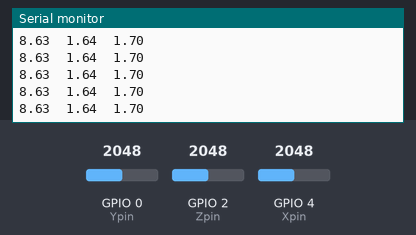
The sketch below on a simulated ESP32. Parts: the last lines printed to the serial monitor. The inputs (shaded band) are chosen by the test bench; at power-on: GPIO 0 (Ypin) = 2048, GPIO 2 (Zpin) = 2048, GPIO 4 (Xpin) = 2048.

Above: at 1.2 s.
1.3 s: GPIO 0 (Ypin) set to 2866
At 1.9 s:
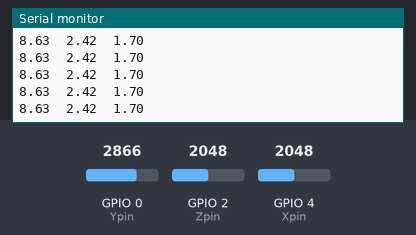
2.8 s: GPIO 2 (Zpin) set to 2866
At 3.7 s:
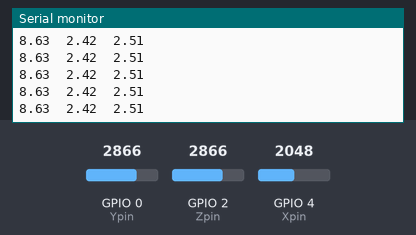
4.3 s: GPIO 4 (Xpin) set to 2866
At 5.4 s:
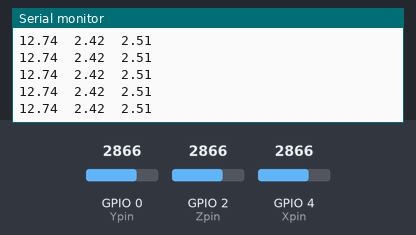
5.8 s: GPIO 0 (Ypin) set to 3603
At 6.3 s:
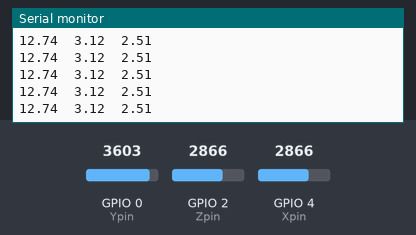
7.3 s: GPIO 2 (Zpin) set to 3603
At 7.8 s:
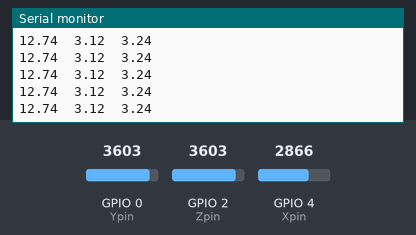
8.8 s: GPIO 4 (Xpin) set to 3603
At 9.5 s:
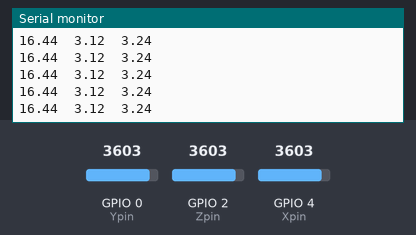
Timing chart, 0 to 11.3 s (numbered marks = the images above; inputs shaded):
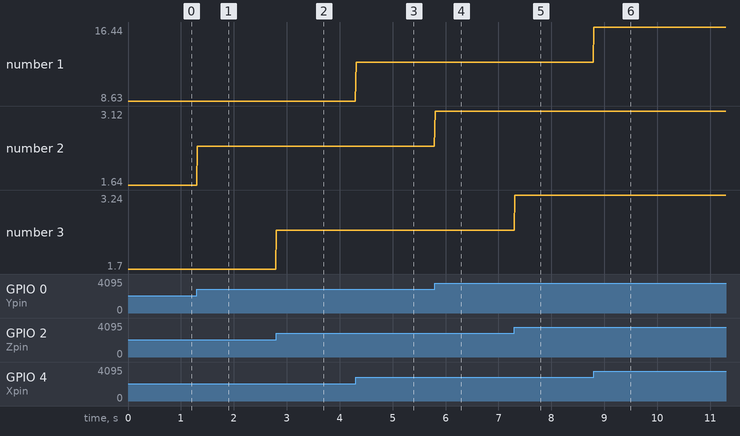

Measured:
- after the input at 1.3 s, the serial monitor: prints a new line at once (image 1)
- after the input at 2.8 s, the serial monitor: prints a new line at once (image 2)
- after the input at 4.3 s, the serial monitor: prints a new line at once (image 3)
- after the input at 5.8 s, the serial monitor: prints a new line at once (image 4)
- after the input at 7.3 s, the serial monitor: prints a new line at once (image 5)
- after the input at 8.8 s, the serial monitor: prints a new line at once (image 6)
- plotted number 1: 8.63 → 12.74 after the input at 4.3 s, 12.74 → 16.44 after the input at 8.8 s
- plotted number 2: 1.64 → 2.42 after the input at 1.3 s, 2.42 → 3.12 after the input at 5.8 s

The sketch:

test.ino
```cpp
// #include <Arduino.h>

#define Xpin  4
#define Ypin  0
#define Zpin  2

void setup() {
  // put your setup code here, to run once:
  Serial.begin(115200); // setting up the baudrate
}

void loop() {
  int x = analogRead(Xpin); //read from xpin
delay(1); //
int y = analogRead(Ypin); //read from ypin
delay(1);
int z = analogRead(Zpin); //read from zpin

float zero_G = 512.0; //ADC is 0~1023 the zero g output equal to Vs/2
float scale = 102.3; //ADXL335330 Sensitivity is 330mv/g
//330 * 1024/3.3/1000
Serial.print((((float)x - 331.5)/65*9.8)/ 30.); //print x value on serial monitor
Serial.print("\t");
Serial.print((((float)y - 329.5)/68.5*9.8)/ 150.); //print y value on serial monitor
Serial.print("\t");
Serial.print((((float)z - 340)/68*9.8) /145.); //print z value on serial monitor
Serial.print("\n");
delay(10); //wait for 1 second
}
```
